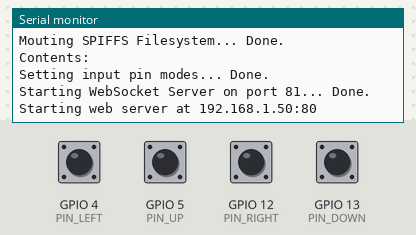
A sketch run on a simulated ESP8266 (Wemos D1 mini). Parts: the last lines printed to the serial monitor. The test bench sets the inputs (shaded band); at power-on: GPIO 4 (PIN_LEFT), GPIO 5 (PIN_UP), GPIO 12 (PIN_RIGHT), GPIO 13 (PIN_DOWN) HIGH. WiFi joins after 1.5 s; servers stay silent unless stated; storage starts empty; not simulated (calls return 0 or success): credentials.h.

Above: at 2.7 s.
2.8 s: GPIO 4 (PIN_LEFT) pulled LOW for 0.15 s
At 3.5 s:
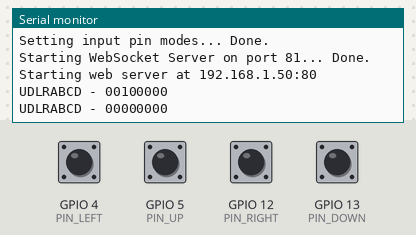
4.4 s: GPIO 5 (PIN_UP) pulled LOW for 0.15 s
At 5.7 s:
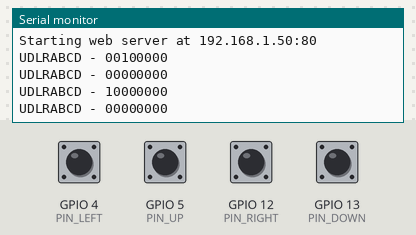
6.0 s: GPIO 12 (PIN_RIGHT) pulled LOW for 0.15 s
At 7.1 s:
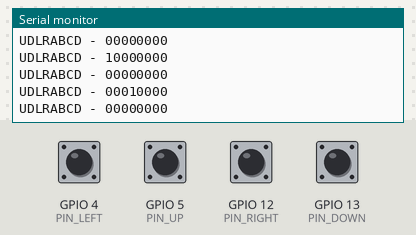
7.6 s: GPIO 13 (PIN_DOWN) pulled LOW for 0.15 s
At 8.3 s:
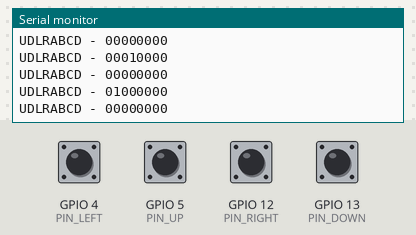
Timing chart, 0 to 10.2 s (numbered marks = the images above; inputs shaded):
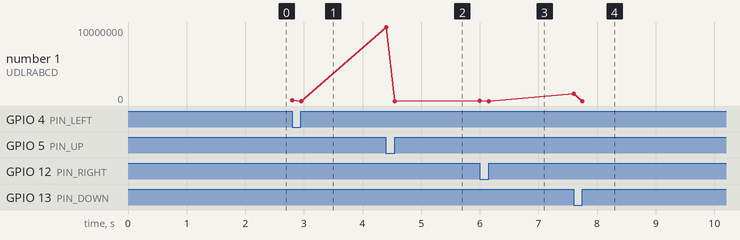

Measured:
- after the input at 2.8 s, the serial monitor: prints a new line at once (image 1)
- after the input at 4.4 s, the serial monitor: prints a new line at once (image 2)
- after the input at 6.0 s, the serial monitor: prints a new line at once (image 3)
- after the input at 7.6 s, the serial monitor: prints a new line at once (image 4)

The sketch:

esp8266_inputViewer.ino
```cpp
// Super basic example of an ESP8266-based input viewer
// Right now more a proof of concept than a full implementation

#include <ESP8266WiFi.h>
#include <WiFiClient.h>
#include <ESP8266WebServer.h>
#include <ESP8266mDNS.h>
#include <WebSocketsServer.h>

#include "credentials.h";
// For dev purposes, WiFi credentials are stored
// in a non-tracked 'credentials.h' file.
// A 'credentials.h.template' file has been included;
// put your credentials there and rename it to
// 'credentials.h', or just remove the include above
// and directly enter your details below

const char* ssid = WIFI_SSID;
const char* password = WIFI_PASSWORD;
const char* hostName = "ESP-Input";
const int port = 80;
const int webSocketPort = 81;


// Define pins as constants
// Current pinout is based on 'D1 Mini' board:
// UP    = GPIO 5  = pin D1
// DOWN  = GPIO 13 = pin D7
// LEFT  = GPIO 4  = pin D2
// RIGHT = GPIO 12 = pin D6

// This will be updated soon to use PISO registers as input
// As a basic proof of concept though this should get the
// point across

#define PIN_UP 5
#define PIN_DOWN 13
#define PIN_LEFT 4
#define PIN_RIGHT 12


ESP8266WebServer server(port);
WebSocketsServer webSocket(webSocketPort);

void setup()
{
  Serial.begin(115200);
  StartWiFi();
  StartSPIFFS();
  SetupPins();
  StartWebSocket();
  StartWebServer();
}

void StartWiFi()
{
  WiFi.mode(WIFI_STA);
  WiFi.hostname(hostName);
  WiFi.begin(ssid, password );
  Serial.print("Connecting");
  while (WiFi.status() != WL_CONNECTED) {
    delay(500);
    Serial.print(".");
  }
  Serial.println("\nJoined WiFi Network");
  Serial.println(WiFi.SSID());
  Serial.println(String("Using hostname ") + String(hostName));
}

void StartSPIFFS()
{
  Serial.print("Mouting SPIFFS Filesystem...");
  if(!SPIFFS.begin())
  {
    Serial.println("An Error has occurred while mounting SPIFFS");
    return;
  }
  Serial.println(" Done.");
  Serial.println("Contents:");
  ListFiles();
}

void SetupPins()
{
  Serial.print("Setting input pin modes...");
  pinMode(PIN_UP, INPUT_PULLUP);
  pinMode(PIN_DOWN, INPUT_PULLUP);
  pinMode(PIN_LEFT, INPUT_PULLUP);
  pinMode(PIN_RIGHT, INPUT_PULLUP);
  Serial.println(" Done.");
}

void StartWebSocket()
{
  Serial.print(String("Starting WebSocket Server on port ") + String(webSocketPort) + String("..."));
  webSocket.begin();
  webSocket.onEvent(WebSocketEvent);
  Serial.println(" Done.");
}

void StartWebServer()
{
  Serial.println(String("Starting web server at ") + WiFi.localIP().toString() + String(":") + String(port));
  Serial.println();

  // Adapted verbatim from https://tttapa.github.io/ESP8266/Chap11%20-%20SPIFFS.html
  // Please see /attribution/ESP8266_TTTAPA_AttributionAndLicense.txt for more details
  server.onNotFound([]() {                              // If the client requests any URI
    if (!handleFileRead(server.uri()))                  // send it if it exists
      server.send(404, "text/plain", "404: Not Found"); // otherwise, respond with a 404 (Not Found) error
  });
  // End verbatim reused code

  server.begin();
}

// MAIN LOOP =================================================================================================

void loop(void){
  webSocket.loop();
  server.handleClient();
  ReadInputs();
}

// INPUT HANDLING ============================================================================================

uint8_t state = 0;
uint8_t pState = 0;
// Read input state into bitflags
// UDLRABCD format
void ReadInputs()
{
  pState = state;
  state = 0;
  if(digitalRead(PIN_UP) == LOW)
    state |= 1 << 7;
  if(digitalRead(PIN_DOWN) == LOW)
    state |= 1 << 6;
  if(digitalRead(PIN_LEFT) == LOW)
    state |= 1 << 5;
  if(digitalRead(PIN_RIGHT) == LOW)
    state |= 1 << 4;

  if(state != pState)
  {
//    Serial.println("UDLRABCD - " + StateToString());
    Serial.println("UDLRABCD - " + StateToBinaryString());

//    webSocket.sendBIN(0, (uint8_t*) &state, sizeof(state));
    webSocket.broadcastBIN((uint8_t*) &state, sizeof(state));
  }
}

String StateToString()
{
  String out = "";
  if(state & (1 << 7)) out += "U";
  if(state & (1 << 6)) out += "D";
  if(state & (1 << 5)) out += "L";
  if(state & (1 << 4)) out += "R";

  return out;
}

String StateToBinaryString()
{
  String out = "";
  for(int i = 7; i >= 0; i--)
  {
    if(state & (1 << i)) out += "1";
    else out += "0";
  }
  return out;
}


// WEBSOCKET HANDLING ======================================================================================

// Called when a WebSocket message is received
// Though there are other WStypes, rx is minimal for this project, so text is fine as payload
// See https://github.com/Links2004/arduinoWebSockets for other type definitions
void WebSocketEvent(byte num, WStype_t type, uint8_t* payload, size_t length)
{
  switch(type)
  {
    case WStype_ERROR:
      break;
    case WStype_DISCONNECTED:
      break;
    case WStype_CONNECTED:
      break;
    case WStype_TEXT:
      break;
  }
}


// FILE HANDLING ===========================================================================================

// Adapted verbatim from https://tttapa.github.io/ESP8266/Chap11%20-%20SPIFFS.html
// Please see /attribution/ESP8266_TTTAPA_AttributionAndLicense.txt for more details
void ListFiles()
{
  Dir root = SPIFFS.openDir("/");
  while(root.next())
  {
    String filename = root.fileName();
    Serial.println(String("  File: ") + String(filename.c_str()));
  }
}

// Adapted verbatim from https://tttapa.github.io/ESP8266/Chap11%20-%20SPIFFS.html
// Please see /attribution/ESP8266_TTTAPA_AttributionAndLicense.txt for more details
// convert the file extension to the MIME type
String getContentType(String filename)
{
  if(filename.endsWith(".htm")) return "text/html";
  else if(filename.endsWith(".html")) return "text/html";
  else if(filename.endsWith(".css")) return "text/css";
  else if(filename.endsWith(".js")) return "application/javascript";
  else if(filename.endsWith(".png")) return "image/png";
  else if(filename.endsWith(".gif")) return "image/gif";
  else if(filename.endsWith(".jpg")) return "image/jpeg";
  else if(filename.endsWith(".ico")) return "image/x-icon";
  else if(filename.endsWith(".xml")) return "text/xml";
  else if(filename.endsWith(".pdf")) return "application/x-pdf";
  else if(filename.endsWith(".zip")) return "application/x-zip";
  else if(filename.endsWith(".gz")) return "application/x-gzip";
  return "text/plain";
}

// Adapted verbatim from https://tttapa.github.io/ESP8266/Chap11%20-%20SPIFFS.html
// Please see /attribution/ESP8266_TTTAPA_AttributionAndLicense.txt for more details
// send the right file to the client (if it exists)
bool handleFileRead(String path)
{
  Serial.println("handleFileRead: " + path);
  if(path.endsWith("/")) path += "index.html";           // If a folder is requested, send the index file
  String contentType = getContentType(path);             // Get the MIME type
  String pathWithGz = path + ".gz";
  if(SPIFFS.exists(pathWithGz) || SPIFFS.exists(path)){  // If the file exists, either as a compressed archive, or normal
    if(SPIFFS.exists(pathWithGz))                          // If there's a compressed version available
      path += ".gz";                                         // Use the compressed version
    File file = SPIFFS.open(path, "r");                    // Open the file
    size_t sent = server.streamFile(file, contentType);    // Send it to the client
    file.close();                                          // Close the file again
    Serial.println(String("\tSent file: ") + path);
    return true;
  }
  Serial.println(String("\tFile Not Found: ") + path);
  return false;                                          // If the file doesn't exist, return false
}
```
